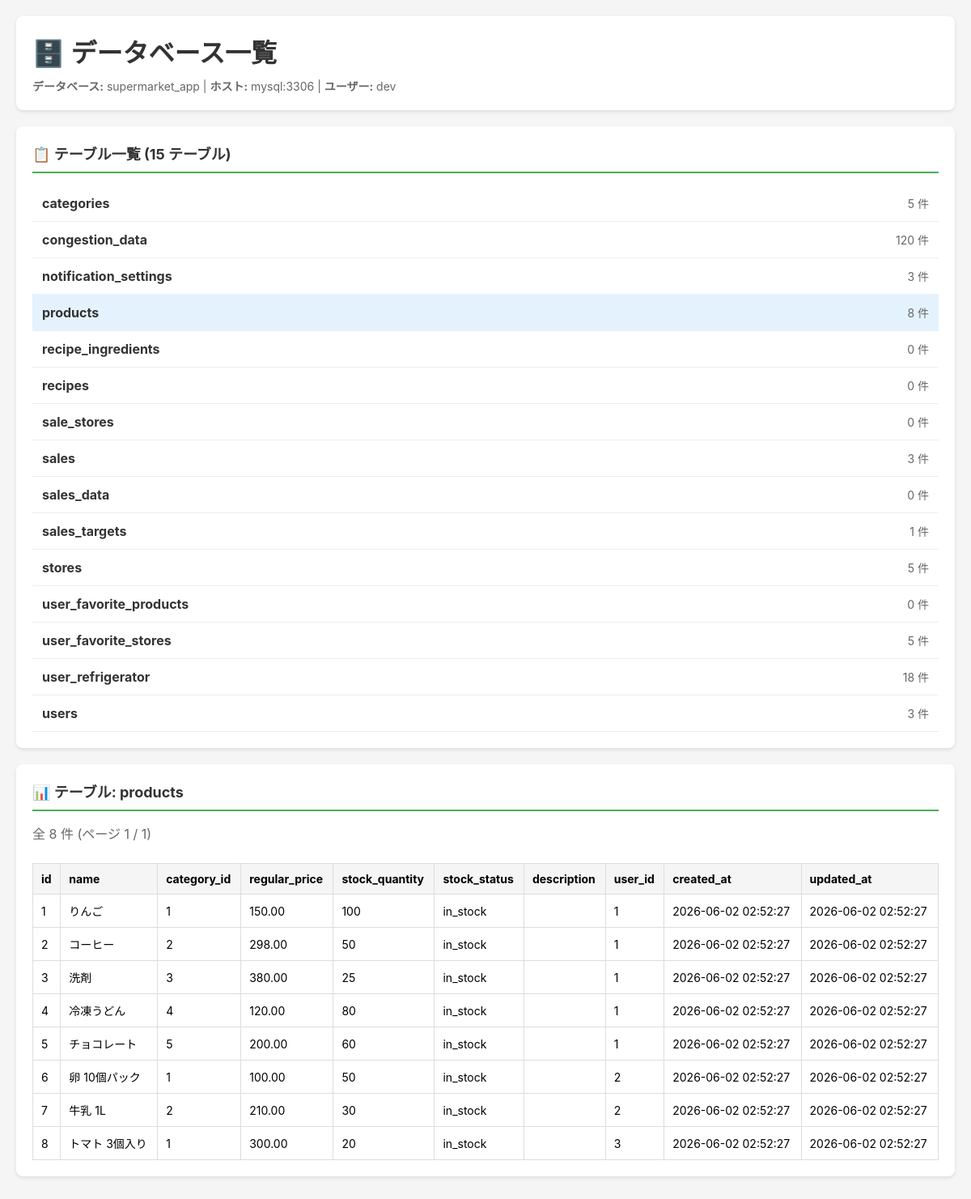
Screenshot of /server/admin/index.php?table=products with the database file from the repository.
### tables this page shows
CREATE TABLE products (
    id INT AUTO_INCREMENT PRIMARY KEY,
    name VARCHAR(200) NOT NULL,
    category_id INT,
    regular_price DECIMAL(10,2) NOT NULL,
    stock_quantity INT DEFAULT 0,
    stock_status ENUM('in_stock', 'low_stock', 'out_of_stock') DEFAULT 'in_stock',
    description TEXT,
    user_id INT,
    created_at TIMESTAMP DEFAULT CURRENT_TIMESTAMP,
    updated_at TIMESTAMP DEFAULT CURRENT_TIMESTAMP ON UPDATE CURRENT_TIMESTAMP,
    FOREIGN KEY (category_id) REFERENCES categories(id) ON DELETE SET NULL,
    FOREIGN KEY (user_id) REFERENCES users(id) ON DELETE SET NULL
);

### server/admin/index.php (the view, shortened to what this page needs)
<!DOCTYPE html>
<html lang="ja">
<head>
</head>
<body>
    <div class="container">
        <div class="header">
            <h1>🗄️ データベース一覧</h1>
            <div class="info">
                <strong>データベース:</strong> supermarket_app |
                <strong>ホスト:</strong> mysql:3306 |
                <strong>ユーザー:</strong> dev
            </div>
        </div>
        <?php
        try {
            $db = getDB();
            $conn = $db->getConnection();
            $tables = $conn->query("SHOW TABLES")->fetchAll(PDO::FETCH_COLUMN);
            $selectedTable = $_GET['table'] ?? null;
            echo "<div class='card'>";
            echo "<div class='card-title'>📋 テーブル一覧 (" . count($tables) . " テーブル)</div>";
            echo "<ul class='table-list'>";
            foreach ($tables as $table) {
                $count = $conn->query("SELECT COUNT(*) FROM `$table`")->fetchColumn();
                $isSelected = ($selectedTable === $table) ? 'selected' : '';
                echo "<li class='$isSelected'>";
                echo "<a href='?table=" . urlencode($table) . "'>";
                echo "<span><strong>$table</strong></span>";
                echo "<span class='count'>$count 件</span>";
                echo "</a></li>";
            }
            echo "</ul>";
            echo "</div>";
            if ($selectedTable && in_array($selectedTable, $tables)) {
                $page = isset($_GET['page']) ? max(1, intval($_GET['page'])) : 1;
                $perPage = 50;
                $offset = ($page - 1) * $perPage;
                $totalCount = $conn->query("SELECT COUNT(*) FROM `$selectedTable`")->fetchColumn();
                $totalPages = ceil($totalCount / $perPage);
                $data = $conn->query("SELECT * FROM `$selectedTable` LIMIT $perPage OFFSET $offset")->fetchAll(PDO::FETCH_ASSOC);
                $columns = [];
                if (!empty($data)) {
                    $columns = array_keys($data[0]);
                } else {
                    $stmt = $conn->query("DESCRIBE `$selectedTable`");
                    $columns = $stmt->fetchAll(PDO::FETCH_COLUMN);
                }
                echo "<div class='card'>";
                echo "<div class='card-title'>📊 テーブル: $selectedTable</div>";
                echo "<div style='color: #666; margin-bottom: 10px;'>全 $totalCount 件 (ページ $page / $totalPages)</div>";
                if (!empty($data)) {
                    echo "<div style='overflow-x: auto;'>";
                    echo "<table>";
                    echo "<thead><tr>";
                    foreach ($columns as $col) {
                        echo "<th>$col</th>";
                    }
                    echo "</tr></thead><tbody>";
                    foreach ($data as $row) {
                        echo "<tr>";
                        foreach ($columns as $col) {
                            $value = $row[$col] ?? '';
                            echo "<td>" . htmlspecialchars($value, ENT_QUOTES, 'UTF-8') . "</td>";
                        }
                        echo "</tr>";
                    }
                    echo "</tbody></table>";
                    echo "</div>";
                } else {
                    echo "<p style='padding: 20px; text-align: center; color: #666;'>データがありません</p>";
                }
                echo "</div>";
            }
        } catch (Exception $e) {
            echo "<div class='error'>";
            echo "<strong>エラー:</strong> " . htmlspecialchars($e->getMessage());
            echo "</div>";
        }
        ?>
    </div>
</body>
</html>

### server/admin/index.php (style rules this page uses)
* { margin: 0; padding: 0; box-sizing: border-box; }
body { font-family: -apple-system, BlinkMacSystemFont, "Segoe UI", Roboto, "Helvetica Neue", Arial, sans-serif; background: #f5f5f5; padding: 20px; }
.container { max-width: 1400px; margin: 0 auto; }
.header { background: white; padding: 20px; border-radius: 8px; margin-bottom: 20px; box-shadow: 0 2px 4px rgba(0,0,0,0.1); }
.header h1 { color: #333; margin-bottom: 10px; }
.header .info { color: #666; font-size: 14px; }
.card { background: white; border-radius: 8px; padding: 20px; margin-bottom: 20px; box-shadow: 0 2px 4px rgba(0,0,0,0.1); }
.card-title { font-size: 18px; font-weight: bold; margin-bottom: 15px; color: #333; border-bottom: 2px solid #4CAF50; padding-bottom: 10px; }
.table-list { list-style: none; }
.table-list li { padding: 12px; border-bottom: 1px solid #eee; transition: background 0.2s; }
.table-list li.selected { background: #e3f2fd; }
.table-list a { text-decoration: none; color: #333; display: flex; justify-content: space-between; align-items: center; }
.count { color: #666; font-size: 14px; }
table { width: 100%; border-collapse: collapse; margin-top: 15px; }
th, td { padding: 10px; text-align: left; border: 1px solid #ddd; font-size: 14px; }
th { background: #f5f5f5; font-weight: bold; position: sticky; top: 0; }

### rows the page displays
products: id "1", name "りんご", category "1", regular_price "150.00", stock_quantity "100", stock_status "in_stock", user "1", created_at "2026-06-02 02:52:27", updated_at "2026-06-02 02:52:27"
products: id "2", name "コーヒー", category "2", regular_price "298.00", stock_quantity "50", stock_status "in_stock", user "1", created_at "2026-06-02 02:52:27", updated_at "2026-06-02 02:52:27"
products: id "3", name "洗剤", category "3", regular_price "380.00", stock_quantity "25", stock_status "in_stock", user "1", created_at "2026-06-02 02:52:27", updated_at "2026-06-02 02:52:27"
products: id "4", name "冷凍うどん", category "4", regular_price "120.00", stock_quantity "80", stock_status "in_stock", user "1", created_at "2026-06-02 02:52:27", updated_at "2026-06-02 02:52:27"
products: id "5", name "チョコレート", category "5", regular_price "200.00", stock_quantity "60", stock_status "in_stock", user "1", created_at "2026-06-02 02:52:27", updated_at "2026-06-02 02:52:27"
products: id "6", name "卵 10個パック", category "1", regular_price "100.00", stock_quantity "50", stock_status "in_stock", user "2", created_at "2026-06-02 02:52:27", updated_at "2026-06-02 02:52:27"
products: id "7", name "牛乳 1L", category "2", regular_price "210.00", stock_quantity "30", stock_status "in_stock", user "2", created_at "2026-06-02 02:52:27", updated_at "2026-06-02 02:52:27"
products: id "8", name "トマト 3個入り", category "1", regular_price "300.00", stock_quantity "20", stock_status "in_stock", user "3", created_at "2026-06-02 02:52:27", updated_at "2026-06-02 02:52:27"

### other values shown
count($tables) "15"
$table "categories"
$count "5"
$table "congestion_data"
$count "120"
$table "notification_settings"
$count "3"
$table "products"
$count "8"
$table "recipe_ingredients"
$count "0"
$table "recipes"
$table "sale_stores"
$table "sales"
$table "sales_data"
